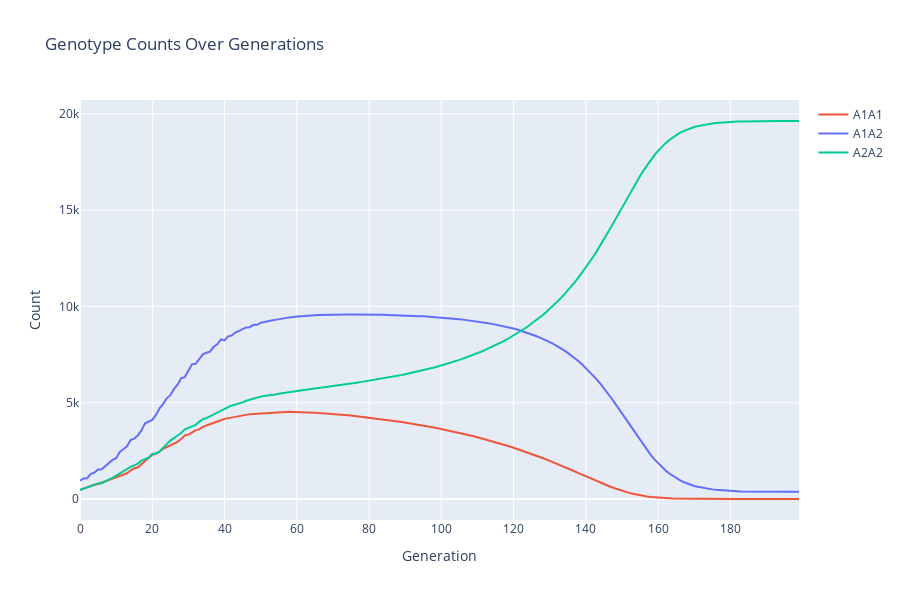
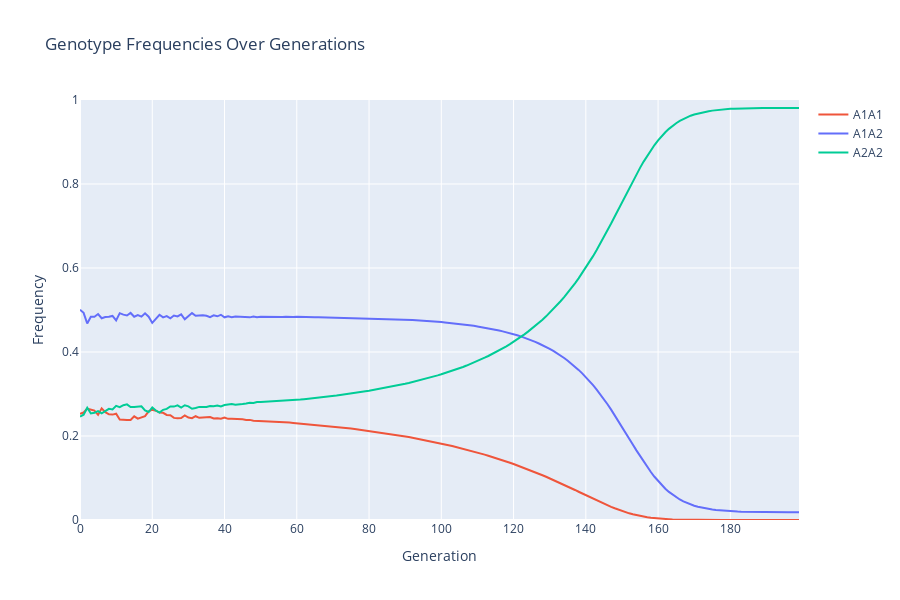
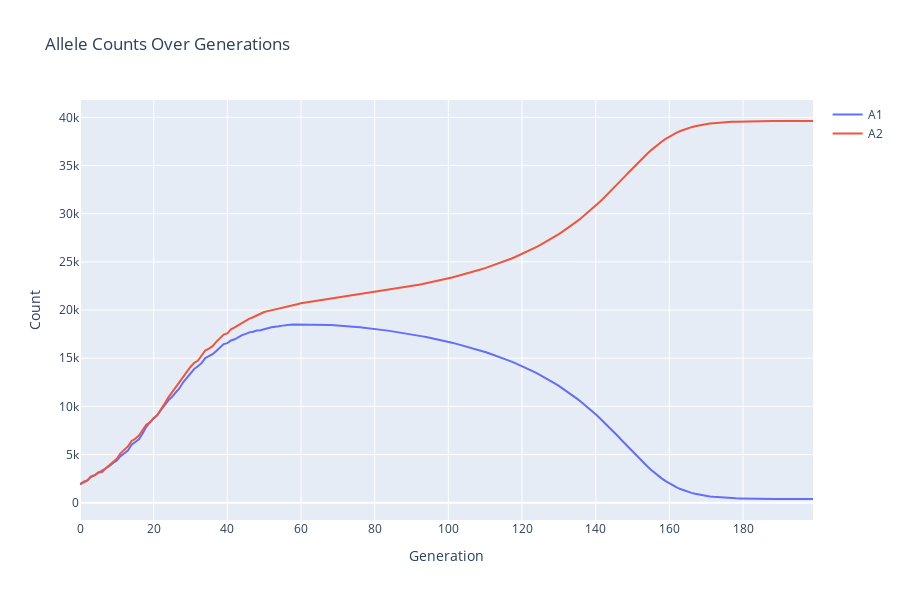
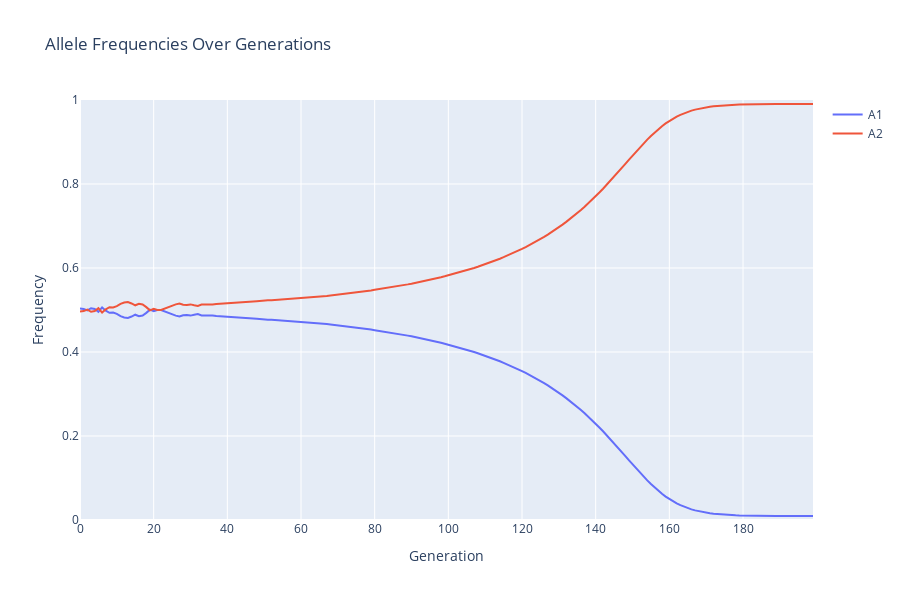

Notebook source saved alongside these figures, in order:
### Code cell
# Example 2
# A simple simulation with two alleles, no selection, but with assortative mating (positive covariance)

pg = PopGen()
pg.genotype_data = {
    (('A1', 'A1'),) : {'Nm': 250, 'Nf': 250, 'fitness': 1.0, 'covariance': 0.1},
    (('A1', 'A2'),) : {'Nm': 500, 'Nf': 500, 'fitness': 1.0, 'covariance': 0.1},
    (('A2', 'A2'),) : {'Nm': 250, 'Nf': 250, 'fitness': 1.0, 'covariance': 0.1},
}
pg.growth_rate = 0.1
pg.carrying_capacity = 20000
pg.max_drift=0.1
pg.mutation_rate=0.01

pg.run(200)
pg.plot_genotype_counts()
pg.plot_genotype_frequencies()
pg.plot_allele_counts()
pg.plot_allele_frequencies()
pg.plot_population_sizes()
pg.plot_effective_population_sizes()
pg.plot_average_fitness()

### Figure 1 — Plotly figure (JSON) as saved in the notebook; plotly's stock layout.template omitted (floating-point values rounded to 4 significant figures; data arrays with more than 128 entries replaced by an {"elided": "..."} marker saying what was removed)
{"data": [{"hoverinfo": "text", "line": {"color": "#EF553B"}, "mode": "lines", "name": "A1A1", "text": {"elided": "200 str values"}, "type": "scatter", "x": {"elided": "200 int values"}, "y": {"elided": "200 int values"}}, {"hoverinfo": "text", "line": {"color": "#636EFA"}, "mode": "lines", "name": "A1A2", "text": {"elided": "200 str values"}, "type": "scatter", "x": {"elided": "200 int values"}, "y": {"elided": "200 int values"}}, {"hoverinfo": "text", "line": {"color": "#00CC96"}, "mode": "lines", "name": "A2A2", "text": {"elided": "200 str values"}, "type": "scatter", "x": {"elided": "200 int values"}, "y": {"elided": "200 int values"}}], "layout": {"height": 600, "hovermode": "closest", "title": {"text": "Genotype Counts Over Generations"}, "xaxis": {"title": {"text": "Generation"}}, "yaxis": {"title": {"text": "Count"}}}}

### Figure 2 — Plotly figure (JSON) as saved in the notebook; plotly's stock layout.template omitted (floating-point values rounded to 4 significant figures; data arrays with more than 128 entries replaced by an {"elided": "..."} marker saying what was removed)
{"data": [{"hoverinfo": "text", "line": {"color": "#EF553B"}, "mode": "lines", "name": "A1A1", "text": {"elided": "200 str values"}, "type": "scatter", "x": {"elided": "200 int values"}, "y": {"elided": "200 float values"}}, {"hoverinfo": "text", "line": {"color": "#636EFA"}, "mode": "lines", "name": "A1A2", "text": {"elided": "200 str values"}, "type": "scatter", "x": {"elided": "200 int values"}, "y": {"elided": "200 float values"}}, {"hoverinfo": "text", "line": {"color": "#00CC96"}, "mode": "lines", "name": "A2A2", "text": {"elided": "200 str values"}, "type": "scatter", "x": {"elided": "200 int values"}, "y": {"elided": "200 float values"}}], "layout": {"height": 600, "hovermode": "closest", "title": {"text": "Genotype Frequencies Over Generations"}, "xaxis": {"title": {"text": "Generation"}}, "yaxis": {"range": [0, 1], "title": {"text": "Frequency"}}}}

### Figure 3 — Plotly figure (JSON) as saved in the notebook; plotly's stock layout.template omitted (floating-point values rounded to 4 significant figures; data arrays with more than 128 entries replaced by an {"elided": "..."} marker saying what was removed)
{"data": [{"hoverinfo": "text", "line": {"color": "#636EFA"}, "mode": "lines", "name": "A1", "text": {"elided": "200 str values"}, "type": "scatter", "x": {"elided": "200 int values"}, "y": {"elided": "200 int values"}}, {"hoverinfo": "text", "line": {"color": "#EF553B"}, "mode": "lines", "name": "A2", "text": {"elided": "200 str values"}, "type": "scatter", "x": {"elided": "200 int values"}, "y": {"elided": "200 int values"}}], "layout": {"height": 600, "hovermode": "closest", "title": {"text": "Allele Counts Over Generations"}, "xaxis": {"title": {"text": "Generation"}}, "yaxis": {"title": {"text": "Count"}}}}

### Figure 4 — Plotly figure (JSON) as saved in the notebook; plotly's stock layout.template omitted (floating-point values rounded to 4 significant figures; data arrays with more than 128 entries replaced by an {"elided": "..."} marker saying what was removed)
{"data": [{"hoverinfo": "text", "line": {"color": "#636EFA"}, "mode": "lines", "name": "A1", "text": {"elided": "200 str values"}, "type": "scatter", "x": {"elided": "200 int values"}, "y": {"elided": "200 float values"}}, {"hoverinfo": "text", "line": {"color": "#EF553B"}, "mode": "lines", "name": "A2", "text": {"elided": "200 str values"}, "type": "scatter", "x": {"elided": "200 int values"}, "y": {"elided": "200 float values"}}], "layout": {"height": 600, "hovermode": "closest", "title": {"text": "Allele Frequencies Over Generations"}, "xaxis": {"title": {"text": "Generation"}}, "yaxis": {"range": [0, 1], "title": {"text": "Frequency"}}}}
